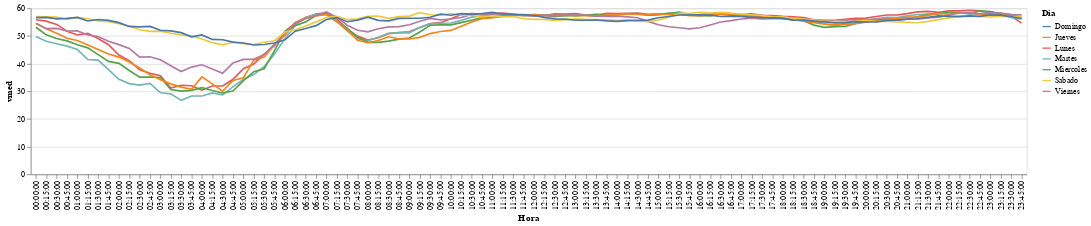

The notebook cell saved with this chart:
### Code cell
alt.Chart(resumen, width=1200, height=200)\
.mark_line()\
.encode(x='Hora:O', y='vmed:Q', color='Dia:N')
#Vemos que la velocidad media disminuye mucho en la madrugada, y algo en la hora donde mas intensidad hay 07:00-08:00.

### Figure 1 — Vega-Lite specification as saved in the notebook (floating-point values rounded to 4 significant figures; data arrays with more than 128 entries replaced by an {"elided": "..."} marker saying what was removed)
{"config": {"view": {"continuousWidth": 300, "continuousHeight": 300}}, "data": {"name": "data-2197c3246fe00e221fff9ee7fe9d6fd6"}, "mark": {"type": "line"}, "encoding": {"color": {"field": "Dia", "type": "nominal"}, "x": {"field": "Hora", "type": "ordinal"}, "y": {"field": "vmed", "type": "quantitative"}}, "height": 200, "width": 1200, "$schema": "https://vega.github.io/schema/vega-lite/v5.16.3.json", "datasets": {"data-2197c3246fe00e221fff9ee7fe9d6fd6": {"elided": "672 records"}}}
